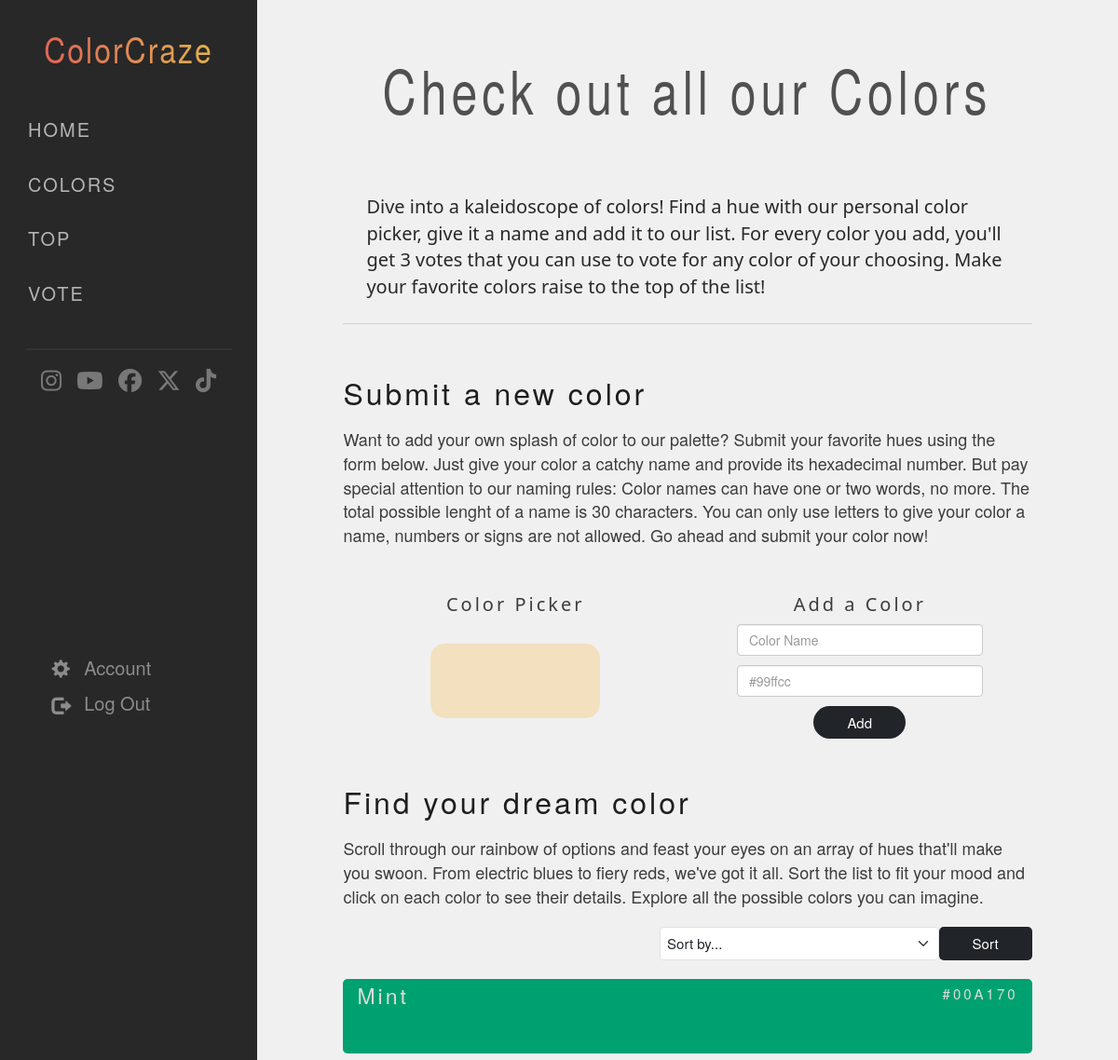
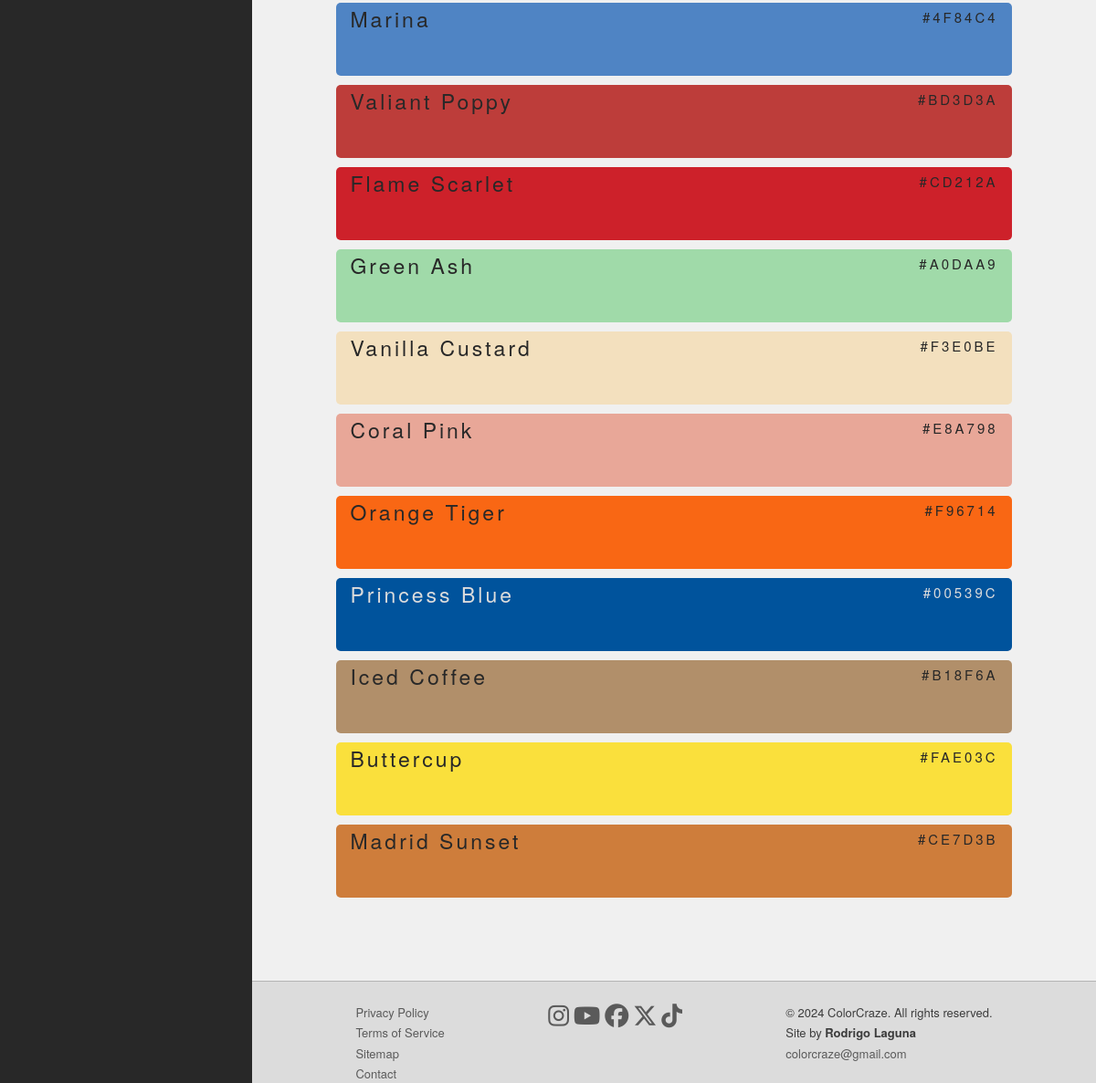
The app's page /addColor (signed in) with its own data (2 pictures, top to bottom).
### tables this page shows
CREATE TABLE colors (
    id INTEGER PRIMARY KEY AUTOINCREMENT,
    user_id INTEGER NOT NULL,
    color_name TEXT NOT NULL,
    hex TEXT NOT NULL,
    red INTEGER NOT NULL,
    green INTEGER NOT NULL,
    blue INTEGER NOT NULL,
    hue INTEGER NOT NULL,
    saturation INTEGER NOT NULL,
    light INTEGER NOT NULL,
    date TEXT NOT NULL,
    hour TEXT NOT NULL,
    FOREIGN KEY(user_id) REFERENCES users(id)
);

### app.py (the view)
@app.route("/addColor", methods=["GET", "POST"])
def addColor():
    if request.method == "POST":
        colorName = request.form.get("colorName").strip().title()
        colorHex = request.form.get("colorHex")
        if colorName == "" or colorHex == "":
            return showError("Please, fill every field.", "addColor", 400)
        if not validateHex(colorHex):
            return showError("Please enter a valid hexadecimal number.", "addColor", 400)
        tempHex = ""
        for letter in colorHex:
            if letter.isalpha():
                tempHex += letter.upper()
            else:
                tempHex += letter
        colorHex = tempHex
        if (len(colorName) > 20 or
            colorName.count(" ") > 1 or
            colorName.replace(" ", "").isalpha() == False):
            return showError("Oops! Color Naming Rules Alert!", "colorName", 400)
        colorRGB = from_hex_to_rgb(colorHex)
        colorHSL = from_rgb_to_hsl(colorRGB)
        date = get_time()
        try:
            db.execute(
                "INSERT INTO colors (" +
                    "user_id, color_name, " +
                    "hex, red, green, blue, " +
                    "hue, saturation, light, " +
                    "date, hour) "+
                "VALUES (?, ?, ?, " +
                        "?, ?, ?, ?, " +
                        "?, ?, ?, ?)",
                session["user_id"], colorName, colorHex,
                colorRGB[0], colorRGB[1], colorRGB[2], colorHSL[0],
                colorHSL[1], colorHSL[2], date["date"], date["hour"]
            )
        except ValueError:
            print(ValueError)
            return showError("The color already exists", 200)
        current_votes = db.execute (
            "SELECT votes FROM users WHERE id = ?", session["user_id"]
        )
        new_votes = current_votes[0]["votes"] + 3
        db.execute (
            "UPDATE users SET votes = ? WHERE id = ?", new_votes, session["user_id"]
        )
        flash("You added a new color to the list!")
        return redirect("/addColor")
    else:
        colors = db.execute(
            "SELECT color_name, light, hex FROM colors"
        )
        color_value = color_picker_value(colors)
        return render_template("colorList.html", colors=colors,
                               options=OPTIONS, color_value=color_value)

### helpers.py (called while the page is built)
def color_picker_value(colors):
    if not colors:
        color_value = '#A6A6A6'
    else:
        color_index = randint(0, len(colors) - 1)
        color_value = colors[color_index]["hex"]
    return color_value

### templates/colorList.html (shortened to what this page needs)
{% extends "layout.html" %}
{% block main %}
    <div id="info-container">
        <h1 class="page-title">Check out all our Colors</h1>
        <p class="page-intro">
            Dive into a kaleidoscope of colors! Find a hue with our personal color picker,
            give it a name and add it to our list. For every color you add, you'll get 3
            votes that you can use to vote for any color of your choosing. Make your favorite
            colors raise to the top of the list!
        </p>
        <br>
        <section class="page-section">
            <h3 class="page-section-title">Submit a new color</h3>
            {% if session["user_id"] %}
                <p>
                    Want to add your own splash of color to our palette? Submit your favorite
                    hues using the form below. Just give your color a catchy name and provide
                    its hexadecimal number. But pay special attention to our naming rules:
                    Color names can have one or two words, no more. The total possible lenght of
                    a name is 30 characters. You can only use letters to give your color a name,
                    numbers or signs are not allowed. Go ahead and submit your color now!
                </p>
                <form action="/addColor" method="post" class="add-color-form flex">
                    <div class="submit-color-container flex f-col f-cntr">
                        <h5 class="sub-section-name">Color Picker</h5>
                        <label for="color-picker" class="flex f-col f-cntr fit-prnt">
                            <input type="color"
                                    id="color-picker"
                                    value="{{color_value}}">
                        </label>
                    </div>
                    <div class="submit-color-container flex f-col f-cntr">
                        <h5 class="sub-section-name">Add a Color</h5>
                        <label for="color-list-name">
                        <input class="form-control add-color-inpt"
                               type="text"
                               name="colorName"
                               id="color-list-name"
                               placeholder="Color Name"
                               autocomplete="off"
                               autofocus
                               required />
                        </label>
                        <label for="color-list-hex">
                        <input class="form-control add-color-inpt"
                               type="text"
                               name="colorHex"
                               id="color-list-hex"
                               placeholder="#99ffcc"
                               autocomplete="off"
                               required />
                        </label>
                        <label for="color-list-submit" class="flex f-cntr">
                            <button class="form-btn access-btn"
                                    id="color-list-submit"
                                    type="submit">Add</button>
                        </label>
                    </div>
                </form>
            {% endif %}
        </section>
        <section class="page-section">
            <h3 class="page-section-title">Find your dream color</h3>
            <p>
                Scroll through our rainbow of options and feast your eyes on
                an array of hues that'll make you swoon. From electric blues
                to fiery reds, we've got it all. Sort the list to fit your mood
                and click on each color to see their details. Explore all
                the possible colors you can imagine.
            </p>
            <div id="order-container">
                <form action="/orderColor" method="post" class="flex" id="order-form">
                    <select name="order" class="form-select" id="order-color">
                        <option disabled selected value=""> Sort by...</option>
                    </select>
                    <button id="sort-list" class="form-btn" type="submit">Sort</button>
                </form>
            </div>
            <div class="colorList-container">
                <ul class="color-list">
                    {% for color in colors %}
                        <li>
                            <div class="color-container flex" id = "{{color.hex}}" onclick="passData(this.id)">
                                <h3 class="color-name">{{ color.color_name }}</h3>
                                <p class="color-hex">{{ color.hex }}</p>
                            </div>
                        </li>
                    {% endfor %}
                </ul>
            </div>
        </section>
    </div>
{% endblock %}

### records on screen
colors: hex "#f3e0be", color_name "Vanilla Custard", hex "#F3E0BE"
colors: color_name "Mint", hex "#00A170"
colors: color_name "Marina", hex "#4F84C4"
colors: color_name "Valiant Poppy", hex "#BD3D3A"
colors: color_name "Flame Scarlet", hex "#CD212A"
colors: color_name "Green Ash", hex "#A0DAA9"
colors: color_name "Coral Pink", hex "#E8A798"
colors: color_name "Orange Tiger", hex "#F96714"
colors: color_name "Princess Blue", hex "#00539C"
colors: color_name "Iced Coffee", hex "#B18F6A"
colors: color_name "Buttercup", hex "#FAE03C"
colors: color_name "Madrid Sunset", hex "#CE7D3B"
